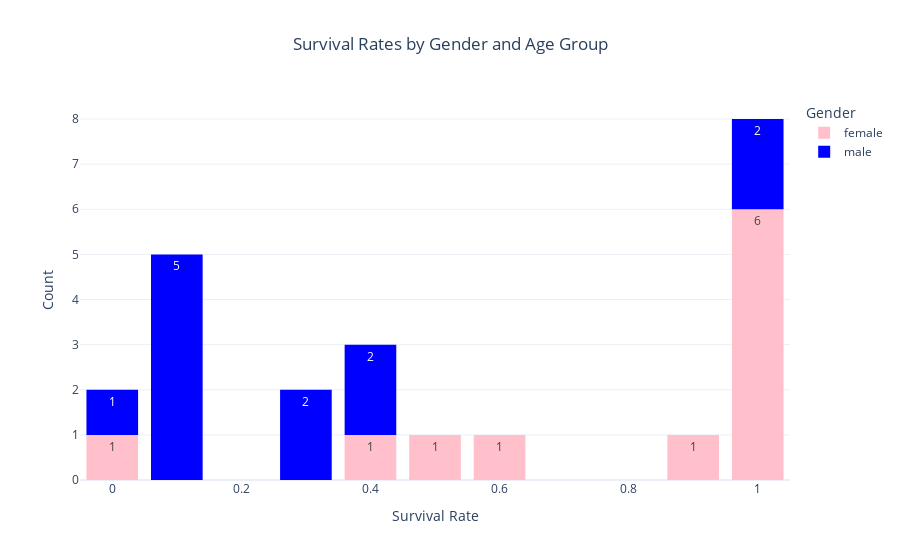

Notebook code for this chart:
### Code cell
visualize_demgraphic()

### Figure 1 — Plotly figure (JSON) as saved in the notebook; plotly's stock layout.template omitted (floating-point values rounded to 4 significant figures)
{"data": [{"bingroup": "x", "hovertemplate": "Sex=female<br>Survival Rate=%{x}<br>count=%{y}<extra></extra>", "legendgroup": "female", "marker": {"color": "pink", "pattern": {"shape": ""}}, "name": "female", "nbinsx": 20, "orientation": "v", "showlegend": true, "texttemplate": "%{value}", "type": "histogram", "x": [0.0, 1.0, 0.9706, 1.0, 1.0, 1.0, 0.8966, NaN, 0.4783, 0.5909, 0.3929, 1.0], "xaxis": "x", "yaxis": "y"}, {"bingroup": "x", "hovertemplate": "Sex=male<br>Survival Rate=%{x}<br>count=%{y}<extra></extra>", "legendgroup": "male", "marker": {"color": "blue", "pattern": {"shape": ""}}, "name": "male", "nbinsx": 20, "orientation": "v", "showlegend": true, "texttemplate": "%{value}", "type": "histogram", "x": [1.0, 0.25, 0.425, 0.1429, 1.0, 0.1, 0.05263, 0.25, 0.36, 0.07895, 0.1398, 0.0], "xaxis": "x", "yaxis": "y"}], "layout": {"bargap": 0.2, "barmode": "relative", "legend": {"title": {"text": "Gender"}, "tracegroupgap": 0}, "title": {"text": "Survival Rates by Gender and Age Group", "x": 0.5}, "xaxis": {"anchor": "y", "domain": [0, 1], "title": {"text": "Survival Rate"}}, "yaxis": {"anchor": "x", "domain": [0, 1], "title": {"text": "Count"}}}}
